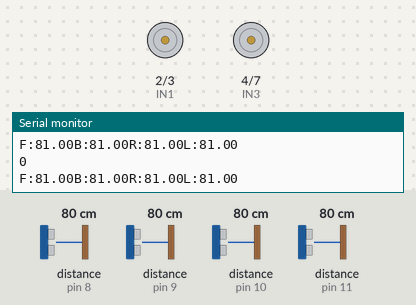
Simulated run of this sketch. Board: Arduino Uno, built with avr-gcc and run on an emulated ATmega328P. On the bench: motor-driver pin pairs drawn as motors (green arrow = first pin HIGH = forward, orange = second pin HIGH = backward, longer = more drive, scaled by the enable pin), the last lines printed to the serial monitor. The test bench sets the inputs (shaded band); at power-on: distance to the obstacle (sensors on pin 10, pin 8, pin 9, pin 11) 80 cm.

Above: at 1.2 s.
1.3 s: distance to the obstacle (sensor on pin 10) set to 2 cm
At 2.1 s:
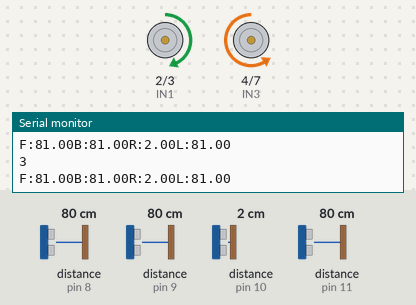
2.8 s: distance to the obstacle (sensor on pin 8) set to 45 cm
5.8 s: distance to the obstacle (sensor on pin 8) set to 37 cm
At 7.2 s:
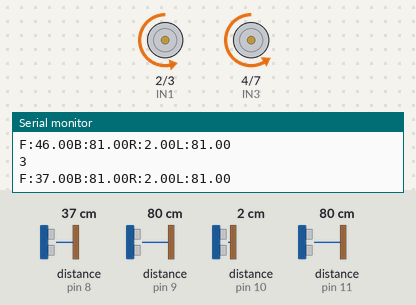
8.8 s: distance to the obstacle (sensor on pin 10) set to 120 cm
At 11.6 s:
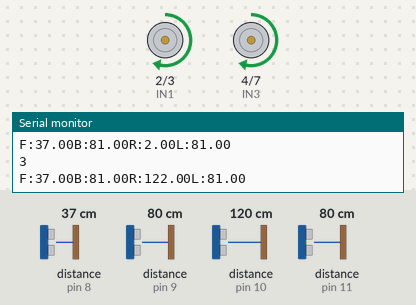
11.8 s: distance to the obstacle (sensor on pin 8) set to 60 cm
Timing chart, 0 to 14.8 s (numbered marks = the images above; inputs shaded):
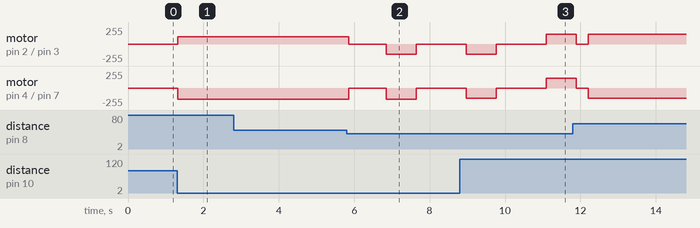

The sketch:

start_again_1.ino
```cpp
/////////////////////////////////////////Motor Control Setup///////////////////////////////////////////
#define IN1 2
#define IN2 3
#define ENA 5

#define IN3 4
#define IN4 7
#define ENB 6

int mode = -1;

float error_old = 0;

void motor_control_l(int direction, int speed)
{
  switch(direction)
  {
    case 1:  digitalWrite(IN1, HIGH);
             digitalWrite(IN2, LOW);
             analogWrite(ENA, speed);//0~255까지 입력
             break;

    case 0:  digitalWrite(IN1, LOW);
             digitalWrite(IN2, LOW);
             analogWrite(ENA, speed);
             break;

    case -1: digitalWrite(IN1, LOW);
             digitalWrite(IN2, HIGH);
             analogWrite(ENA, speed);
             break;
  }
}

void motor_control_r(int direction, int speed)
{
  switch(direction)
  {
    case 1:  digitalWrite(IN3, LOW);
             digitalWrite(IN4, HIGH);
             analogWrite(ENB, speed);//0~255까지 입력
             break;

    case 0:  digitalWrite(IN3, LOW);
             digitalWrite(IN4, LOW);
             analogWrite(ENB, speed);
             break;

    case -1: digitalWrite(IN3, HIGH);
             digitalWrite(IN4, LOW);
             analogWrite(ENB, speed);
             break;
  }
}
/////////////////////////////////////////Sonar Sensor Setup///////////////////////////////////////////
#include <NewPing.h>

#define SONAR_NUM 4
#define MAX_DISTANCE 150 //cm

float UltrasonicSensorData[SONAR_NUM]; //배열

NewPing sonar[SONAR_NUM] =
{
  NewPing(8, 8, MAX_DISTANCE),
  NewPing(9, 9, MAX_DISTANCE),
  NewPing(10, 10, MAX_DISTANCE),
  NewPing(11, 11, MAX_DISTANCE)
};

void read_ultrasonic_sensor(void)
{
  UltrasonicSensorData[0] = sonar[0].ping_cm();//Front
  UltrasonicSensorData[1] = sonar[1].ping_cm();//Rear
  UltrasonicSensorData[2] = sonar[2].ping_cm();//Right
  UltrasonicSensorData[3] = sonar[3].ping_cm();//Left
}

void Sonar_Data_Display(int flag)
{
  char Sonar_data_display[40];
  if(flag == 0) return;
  else
  {
    Serial.print("F:");
    Serial.print(UltrasonicSensorData[0]);
    Serial.print("B:");
    Serial.print(UltrasonicSensorData[1]);
    Serial.print("R:");
    Serial.print(UltrasonicSensorData[2]);
    Serial.print("L:");
    Serial.println(UltrasonicSensorData[3]);
  }
}

void Robot_Mode_Define(void)
{
  mode = -1;
  read_ultrasonic_sensor();

  for(int i = 0; i < 4; i++)
  {
    if(UltrasonicSensorData[i] == 0)
    {
      UltrasonicSensorData[i] = MAX_DISTANCE;
    }
  }

  Sonar_Data_Display(1);

  //////////////////////////// mode = 0 //////////////////////////////////////
  if(  (UltrasonicSensorData[2] >= 80) && (UltrasonicSensorData[3] >= 80)  )
  {
    mode = 0;
  }

  //////////////////////////// mode = 1 //////////////////////////////////////
  if(  (UltrasonicSensorData[2] <= 80) && (UltrasonicSensorData[3] <= 80)  )
  {
    mode = 1;
  }

  //////////////////////////// mode = 2 //////////////////////////////////////왼쪽 벽이 가까운 경우
  if(  UltrasonicSensorData[3] < UltrasonicSensorData[2]  )
  {
    mode = 2;
  }

  //////////////////////////// mode = 3 //////////////////////////////////////오른 쪽 벽이 가까운 경우
  if(  UltrasonicSensorData[2] < UltrasonicSensorData[3]   )
  {
    mode = 3;
  }
}

void robot_stop()
{
  motor_control_r(1, 0);
  motor_control_l(1, 0);
}

void robot_90_right_turn()
{
  motor_control_r(1, 0);
  motor_control_l(1, 0);

  delay(500);

  motor_control_r(-1, 150);
  motor_control_l(1, 150);

  delay(800); // 90도를 돌 때까지 시간 조정

  motor_control_r(1, 0);
  motor_control_l(1, 0);
}

void robot_90_left_turn()
{
  motor_control_r(1, 0);
  motor_control_l(1, 0);

  delay(500);

  motor_control_r(1, 150);
  motor_control_l(-1, 150);

  delay(800); // 90도를 돌 때까지 시간 조정

  motor_control_r(1, 0);
  motor_control_l(1, 0);
}

void setup()
{
  int i;

  pinMode(IN1, OUTPUT);
  pinMode(IN2, OUTPUT);
  pinMode(IN3, OUTPUT);
  pinMode(IN4, OUTPUT);
  Serial.begin(9600);
}

void loop()
{
  int i;

  Serial.println(mode);
  Robot_Mode_Define();

  if(mode == 1)
  {
    if(UltrasonicSensorData[0] > 40)
    {
      motor_control_l(1, 110);
      motor_control_r(1, 150);
    }
    else
    {
      robot_stop();
      delay(500);
    }
  }
  else if(mode == 3)
  {
    if(UltrasonicSensorData[0] > 40)
    {
      motor_control_l(1, 110);
      motor_control_r(1, 170);
    }
    else
    {
      robot_stop();
      delay(500);
      robot_90_left_turn();
      delay(300);
    }
  }
  else if(mode == 2)
  {
    if(UltrasonicSensorData[0] > 40)
    {
      motor_control_l(1, 130);
      motor_control_r(1, 150);
    }
    else
    {
      robot_stop();
      delay(500);
      robot_90_right_turn();
      delay(300);
    }
  }
  else
  {
    robot_stop();
  }
}
```

Measured:
- the behaviour switches between 41 and 40 cm on distance to the obstacle (sensor on pin 8) (found by bisection; images 1 and 2)
- after the input at 1.3 s, motor on pin 2 (IN1) / pin 3 (IN2): stopped → forward 110/255 at once; motor on pin 4 (IN3) / pin 7 (IN4): stopped → backward 170/255 at once
- after the input at 5.8 s, motor on pin 2 (IN1) / pin 3 (IN2): forward 110/255 → stopped after 0.05 s, → backward 150/255 1.0 s later, → stopped 0.80 s later; motor on pin 4 (IN3) / pin 7 (IN4): backward 170/255 → stopped after 0.05 s, → backward 170/255 1.0 s later, → stopped 0.80 s later
